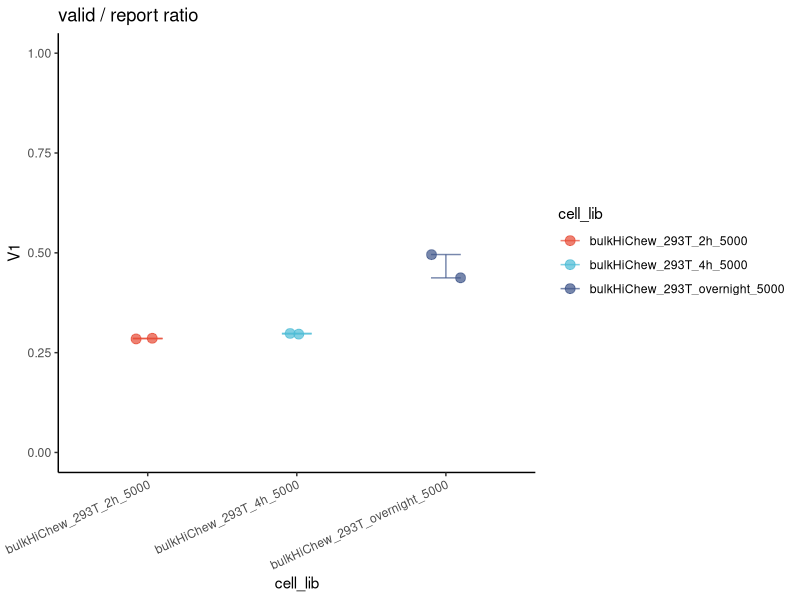
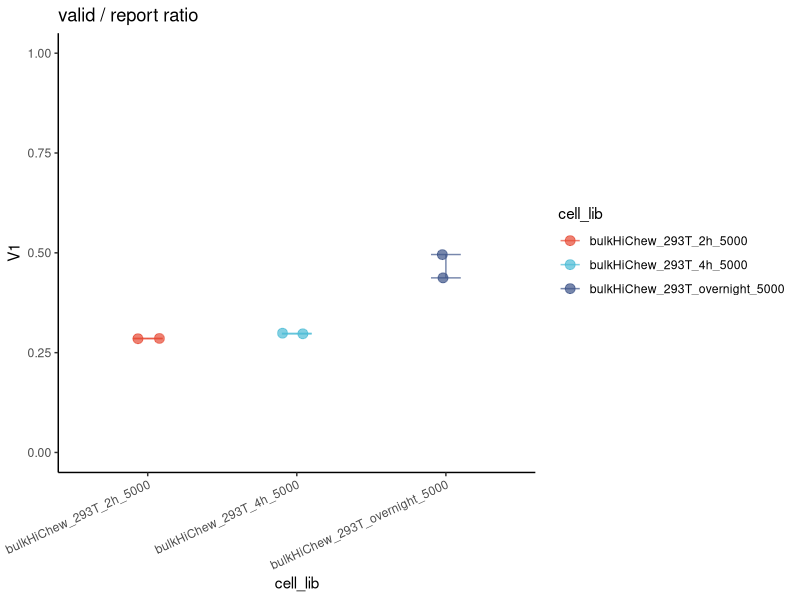
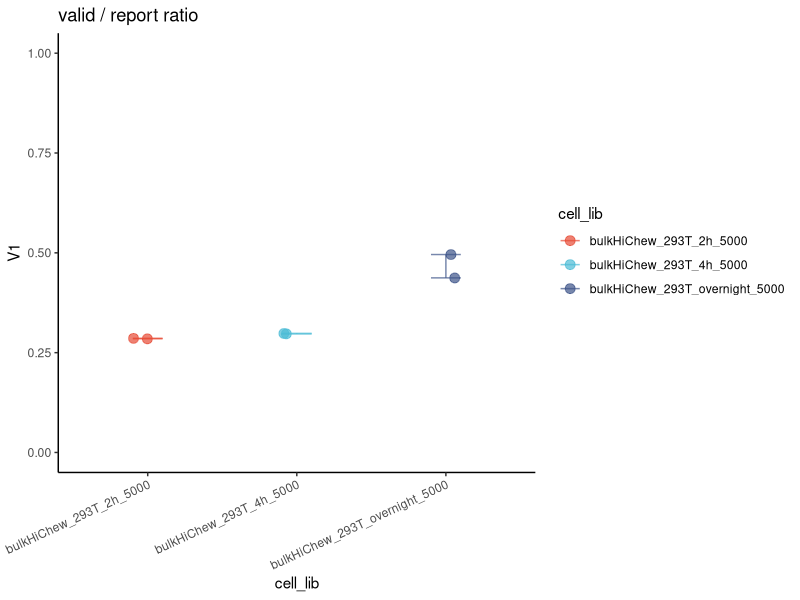

These figures' R source, in order:
library(ggplot2)
library(gridExtra)
library(ggsci)
library(dplyr)

mypal <- pal_npg("nrc", alpha = 0.7)(9)

s1<-read.table('L01_hic_pro_metrics.xls',header=TRUE)
s1<-s1[c(-3:-5),]
s1$sample<-c('bulkHiChew_293T_2h_5000','bulkHiChew_293T_4h_5000')

s2<-read.table('L02_hic_pro_metrics.xls',header=TRUE)
s2<-s2[c(-3:-5),]
s2$sample<-c('bulkHiChew_293T_2h_5000','bulkHiChew_293T_4h_5000')

#s3<-read.table('L03_hic_pro_metrics.xls',header=TRUE)
#s3<-s3[c(-3:-5),]
#s3$sample<-c('bulkHiChew_293T_2h_5000','bulkHiChew_293T_4h_5000')

s4<-read.table('bulkHiChew_5k_500_50_hic_pro_metrics.xls',header=TRUE)
s4<-s4[c(1:2),]
s4$sample<-c('bulkHiChew_293T_overnight_5000')


color_palette_raw<-c(mypal[1],mypal[2],mypal[4],mypal[9],mypal[5],mypal[3],mypal[6])
color_palette<-color_palette_raw[1:3]

group_df<-rbind.data.frame(s1,s2,s4)
valid_report_ratio<-cbind.data.frame(V1=group_df$valid_pairs/group_df$Reported_pairs,cell_lib=group_df$sample)
summary_df <- valid_report_ratio %>%
  group_by(cell_lib) %>%
  summarise(mean_value = mean(V1),
            se = sd(V1) / sqrt(n()))
p2 <- ggplot(valid_report_ratio, aes(x = cell_lib, y = V1,color=cell_lib)) +
  geom_point(position = position_jitter(width = 0.1), size = 3) +  # Add dots with jitter
  geom_errorbar(data = summary_df, aes(y = mean_value, ymin = mean_value - se, ymax = mean_value + se), width = 0.2) +ylim(0,1)+  # Add error bars
  labs(title="valid / report ratio")+
  theme_classic()+scale_fill_manual(values=color_palette)+theme(axis.text.x = element_text(angle = 25, hjust = 1))+scale_color_manual(values=color_palette)
p2

#p2<-ggplot(data = valid_report_ratio, aes(y = V1,x = cell_lib,fill=cell_lib)) + geom_jitter(width=0.3,alpha=0.5) +
#  geom_boxplot(width=0.1,outlier.shape = NA)+labs(title="valid / report ratio")+
#  theme_classic()+scale_fill_manual(values=color_palette)+theme(legend.position = "top") +
#  guides(fill = guide_legend(ncol = 1, byrow = TRUE)) +
#  theme(axis.text.x = element_text(angle = 15, hjust = 1))
pdf(paste0('digest_time_5k_cell.pdf'),height=8,width=6)
p2
dev.off()
svg(paste0('digest_time_5k_cell.svg'),height=8,width=6)
p2
dev.off()


